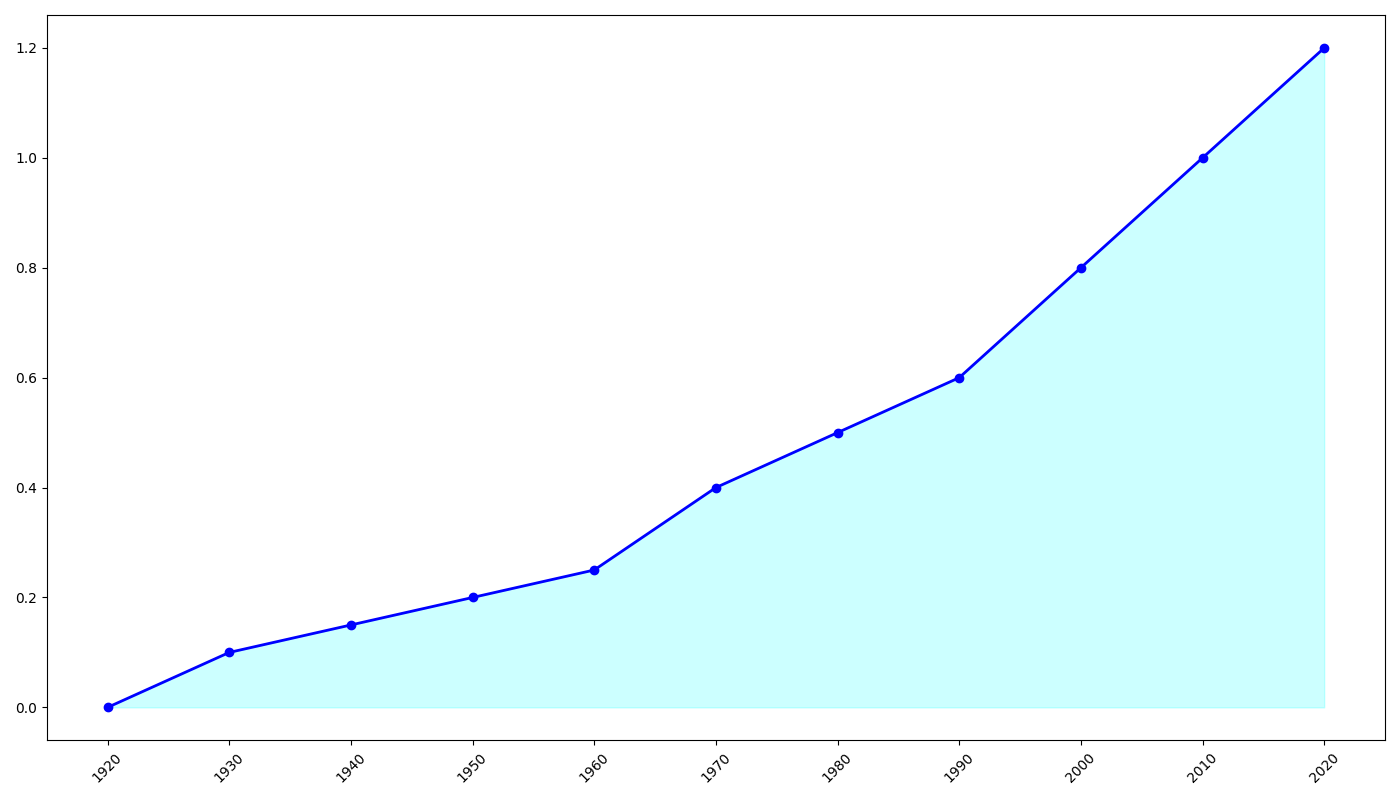

Generate this figure with Python:
import matplotlib.pyplot as plt
import numpy as np

decades = np.arange(1920, 2030, 10)
temp_changes = [0.0, 0.1, 0.15, 0.2, 0.25, 0.4, 0.5, 0.6, 0.8, 1.0, 1.2]

plt.figure(figsize=(14, 8))

# New color scheme
new_line_color = 'b'  # blue line
new_fill_color = 'cyan'  # light cyan fill

plt.plot(decades, temp_changes, marker='o', linestyle='-', color=new_line_color, linewidth=2)
plt.fill_between(decades, temp_changes, color=new_fill_color, alpha=0.2)

plt.xticks(decades, rotation=45)
plt.tight_layout()

plt.show()
